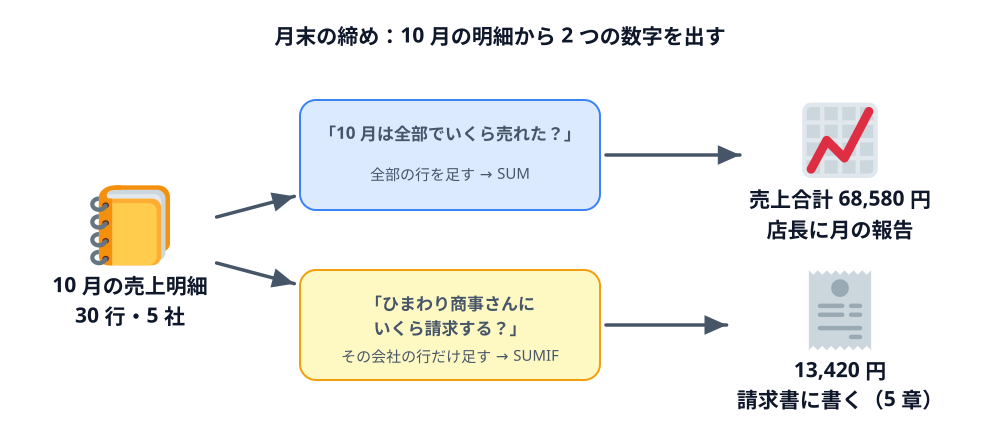

This chart was generated by the following Python code:
"""3-2: SUM と SUMIF の使いどころ。10 月の明細から「月の合計」と「顧客ごとの合計」を出す（SPLITTING + SOURCE-PATH-GOAL）。"""
import sys
sys.path.insert(0, "/Users/seekseep/.claude/skills/genfig")
from genfig import Canvas

c = Canvas(1000, 440)
c.text(500, 44, "月末の締め：10 月の明細から 2 つの数字を出す", scale="heading")

rows = c.node(130, 240, "10 月の売上明細\n30 行・5 社", emoji_cp="1f4d2")      # 📒

q_total = c.sticky(300, 100, 300, 110, color="blue", weight="thin")
c.text(450, 140, "「10 月は全部でいくら売れた？」", scale="label")
c.text(450, 180, "全部の行を足す → SUM", scale="body")

q_cust = c.sticky(300, 270, 300, 110, color="yellow", weight="thin")
c.text(450, 310, "「ひまわり商事さんに\nいくら請求する？」", scale="label")
c.text(450, 362, "その会社の行だけ足す → SUMIF", scale="body")

report = c.node(840, 155, "売上合計 68,580 円\n店長に月の報告", emoji_cp="1f4c8")   # 📈
invoice = c.node(840, 325, "13,420 円\n請求書に書く（5 章）", emoji_cp="1f9fe")     # 🧾

c.link(rows, q_total)
c.link(rows, q_cust)
c.link(q_total, report)
c.link(q_cust, invoice)
c.save("01-use-case.svg")
